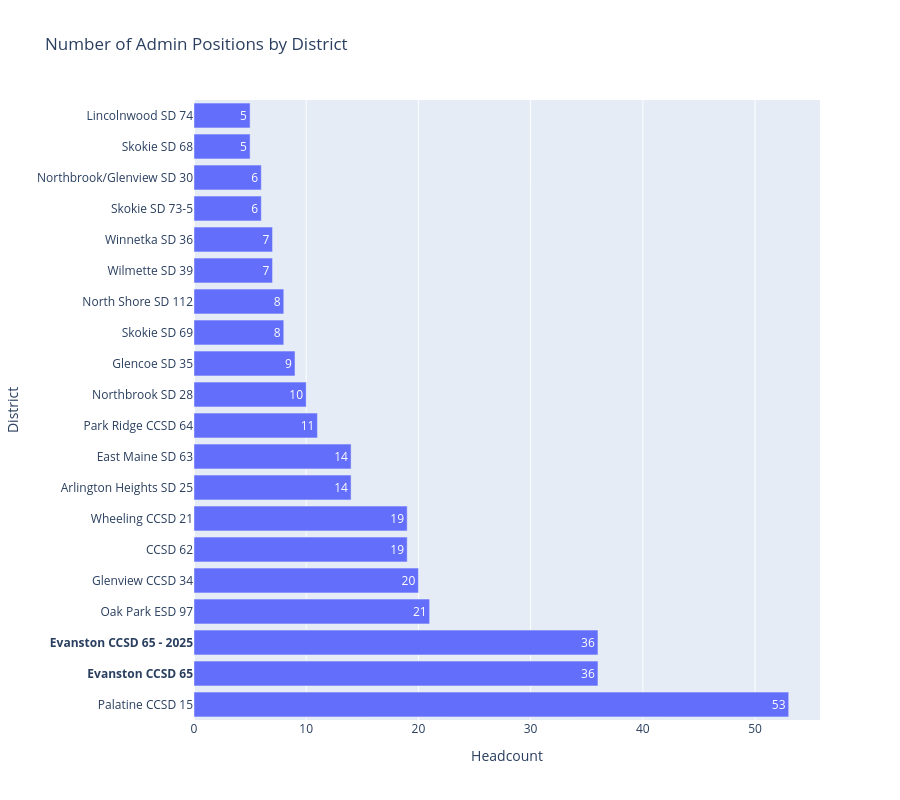

Notebook source saved alongside this figure:
### Markdown cell above
## Admin Data

### Code cell
# Plot Number of Admin Positions by District
admin_data = salary_summary[salary_summary['Role'] == 'Admin'].sort_values('headcount', ascending=False)

# Make Evanston label bold
y_labels = ['<b>' + district + '</b>' if district == 'Evanston CCSD 65' or district == 'Evanston CCSD 65 - 2025' else district 
            for district in admin_data['District']]

fig = go.Figure()

fig.add_trace(go.Bar(
    x=admin_data['headcount'],
    y=y_labels,
    orientation='h',
    text=admin_data['headcount'],
    textposition='auto'
))

fig.update_layout(
    title='Number of Admin Positions by District',
    xaxis_title='Headcount',
    yaxis_title='District',
    height=800
)

fig.show()

### Figure 1 — Plotly figure (JSON) as saved in the notebook; plotly's stock layout.template omitted (floating-point values rounded to 4 significant figures)
{"data": [{"orientation": "h", "text": [53, 36, 36, 21, 20, 19, 19, 14, 14, 11, 10, 9, 8, 8, 7, 7, 6, 6, 5, 5], "textposition": "auto", "type": "bar", "x": [53, 36, 36, 21, 20, 19, 19, 14, 14, 11, 10, 9, 8, 8, 7, 7, 6, 6, 5, 5], "y": ["Palatine CCSD 15", "<b>Evanston CCSD 65</b>", "<b>Evanston CCSD 65 - 2025</b>", "Oak Park ESD 97", "Glenview CCSD 34", "CCSD 62", "Wheeling CCSD 21", "Arlington Heights SD 25", "East Maine SD 63", "Park Ridge CCSD 64", "Northbrook SD 28", "Glencoe SD 35", "Skokie SD 69", "North Shore SD 112", "Wilmette SD 39", "Winnetka SD 36", "Skokie SD 73-5", "Northbrook/Glenview SD 30", "Skokie SD 68", "Lincolnwood SD 74"]}], "layout": {"height": 800, "title": {"text": "Number of Admin Positions by District"}, "xaxis": {"title": {"text": "Headcount"}}, "yaxis": {"title": {"text": "District"}}}}
